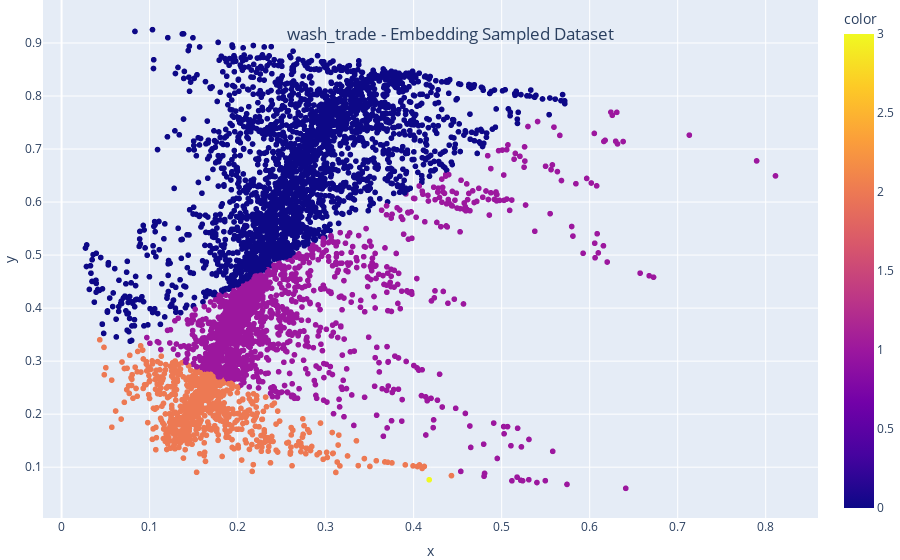

The notebook cell saved with this chart:
### Code cell
mountain_cluster_assignments = mountain_clustering.predict()

plot_embedding(np.hstack([train_embedding, train_modulus.reshape(-1, 1), mountain_cluster_assignments]),
                f'{manip_category} - Embedding Sampled Dataset',
                hue_modulus=False)

### Figure 1 — Plotly figure (JSON) as saved in the notebook; plotly's stock layout.template omitted (floating-point values rounded to 4 significant figures; data arrays with more than 128 entries replaced by an {"elided": "..."} marker saying what was removed)
{"data": [{"hovertemplate": "x=%{x}<br>y=%{y}<br>color=%{marker.color}<extra></extra>", "legendgroup": "", "marker": {"color": {"elided": "5029 int values"}, "coloraxis": "coloraxis", "symbol": "circle"}, "mode": "markers", "name": "", "showlegend": false, "type": "scattergl", "x": {"elided": "5029 float values"}, "xaxis": "x", "y": {"elided": "5029 float values"}, "yaxis": "y"}], "layout": {"coloraxis": {"colorbar": {"title": {"text": "color"}}, "colorscale": [[0, "#0d0887"], [0.1111, "#46039f"], [0.2222, "#7201a8"], [0.3333, "#9c179e"], [0.4444, "#bd3786"], [0.5556, "#d8576b"], [0.6667, "#ed7953"], [0.7778, "#fb9f3a"], [0.8889, "#fdca26"], [1, "#f0f921"]]}, "legend": {"tracegroupgap": 0}, "margin": {"b": 0, "l": 0, "r": 0, "t": 0}, "title": {"text": "wash_trade - Embedding Sampled Dataset", "x": 0.5, "xanchor": "center", "y": 0.95, "yanchor": "top"}, "xaxis": {"anchor": "y", "domain": [0, 1], "title": {"text": "x"}}, "yaxis": {"anchor": "x", "domain": [0, 1], "title": {"text": "y"}}}}
